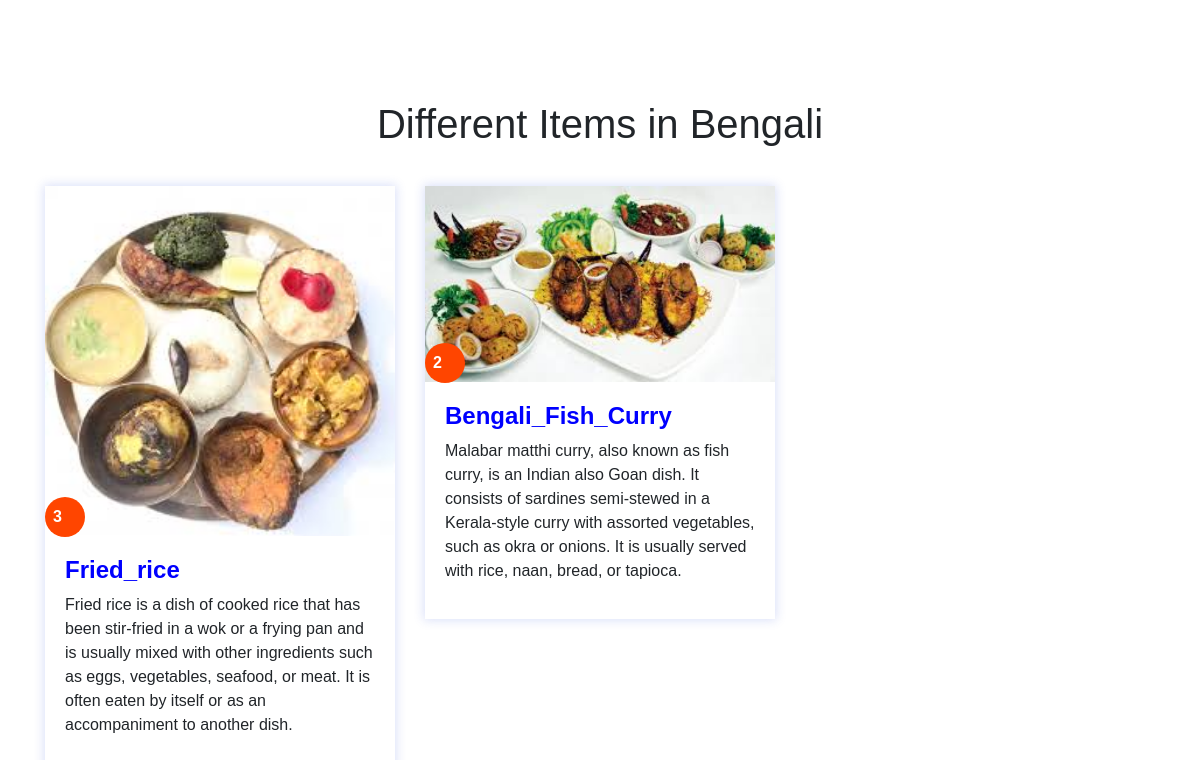
Page /FoodMood/Bengali.php on the committed database.
### tables this page shows
CREATE TABLE `bengali` (
  `id` int(11) NOT NULL,
  `images` varchar(100) DEFAULT NULL,
  `price` int(20) DEFAULT NULL,
  `place` varchar(30) DEFAULT NULL,
  `details` varchar(1000) DEFAULT NULL,
  `myfile` varchar(30) DEFAULT NULL
);

### FoodMood/Bengali.php (the view, shortened to what this page needs)
<!doctype html>
<html lang="en">
  <head>
    <link rel="stylesheet" href="Web1.css">
    <link rel="stylesheet" href="web11.css">
    <link rel="stylesheet" href="https://stackpath.bootstrapcdn.com/font-awesome/4.7.0/css/font-awesome.min.css">
    <link rel="stylesheet" href="https://stackpath.bootstrapcdn.com/bootstrap/4.3.1/css/bootstrap.min.css">
  </head>
  <body>
            <section class="features">
            <h1>Different Items in Bengali</h1>
            <div class="container">
            <?php
          include("connection.php");
          $query = "SELECT * FROM  Bengali " ;
          $data = mysqli_query($conn, $query);
          $total = mysqli_num_rows($data);
          if($total>0){
                  $num = 0;
                  while(1){
                        echo "<div class='row'>";
                                while($result = mysqli_fetch_assoc($data)){
                                  echo "
                                        <div class='col-md-4'>
                                              <div class='feature-box'>
                                                <div class='feature-img'>
                                                  ";
                                                  $hh = $result['myfile'];
                                                  $hh.=".php";
                                                  echo "
                                                  <a href='$hh'><img src='".$result['images']."'></a>
                                                  <div class='price'>
                                                    <p> ".$result["price"]." </p>
                                                  </div>
                                                </div>
                                                <div class='feature-details'>
                                                <h4> ".$result["myfile"]." </h4>
                                                  <p> ".$result["details"]."
                                                  </p>
                                                </div>
                                              </div>
                                            </div>
                                ";
                                $num++;
                                if($num%3 == 0 || ($num == $total)){
                                              break;
                                }
                              }
                        echo "</div>";
                        if($num == $total)
                            break;
                    }
                }
                else{
                   echo "No images.";
                }
             ?>
            </div>
          </section>
            </body>
            </html>

### FoodMood/web1.css (style rules this page uses)
* { padding: 0px; margin: 0px; font-family: sans-serif; }
.features { padding: 100px 0; }
h1 { text-align: center; padding-bottom: 30px; }
.feature-img img { width: 100%; }
.price { height: 40px; width: 40px; background: orangered; border-radius: 50%; color: #fff; padding: 8px; font-weight: 600; bottom: -1px; position: absolute; }
.feature-img { position: relative; }
.feature-details { padding: 20px; justify-content: center; }
.feature-details h4 { font-weight: 600; margin-top: 0px; }
.feature-box { box-shadow: 0 0 10px 1px rgba(37,73,214,0.18); margin-bottom: 10px; }
.feature-details h4 { color: blue; }

### rows in the picture
bengali: images (picture), price "3", myfile "Fried_rice", details "Fried rice is a dish of cooked rice that has been stir-fried in a wok or a frying pan and is usually mixed with other ingredients such as eggs, vegetables, seafood, or meat. It is often eaten by itself or as an accompaniment to another dish."
bengali: images (picture), price "2", myfile "Bengali_Fish_Curry", details "Malabar matthi curry, also known as fish curry, is an Indian also Goan dish. It consists of sardines semi-stewed in a Kerala-style curry with assorted vegetables, such as okra or onions. It is usually served with rice, naan, bread, or tapioca."
